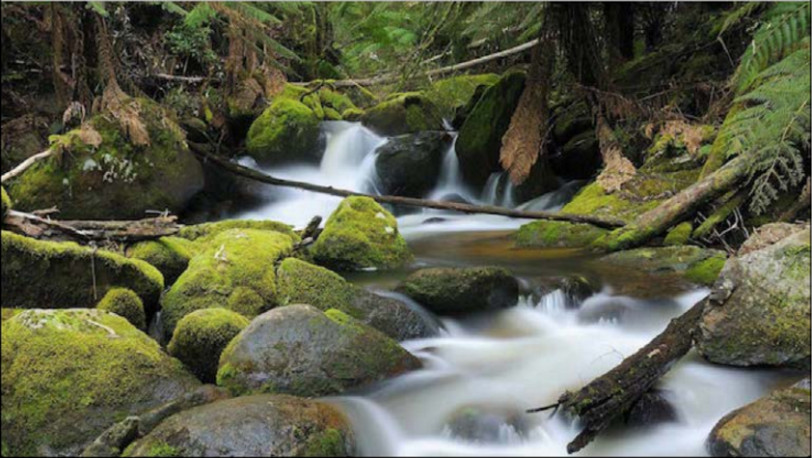
#> input picture input.jpg, 812 x 458 px
$ python -i gamma-video.py   (imports and definitions only)
#> lines starting #> are read from the running program, lines starting #| are printed output that depends on the picture; after the words box and inside, x2 and y2 are one past the last pixel; in counts of white or black regions, pixels touching at a corner belong together
#> further down, picture is the input picture: shape (458, 812, 3); mean B, G, R 72.5, 93.3, 91.1
# Import the required packages
import cv2
import argparse
import numpy as np

ap = argparse.ArgumentParser()

# We add 'video_path' argument using add_argument() including a help.
# [11 lines not run here, left out]
# [1 line that did not run here, left out]
# [1 line that did not run here, left out]

# Valores para ajustar el contraste
# [1 line that did not run here, left out]
# [1 line that did not run here, left out]

# Valores del nuevo rango de contraste
# [1 line that did not run here, left out]
# [1 line that did not run here, left out]

# Check if the video is opened successfully
# [3 lines not run here, left out]

# [21 lines left out: function hsv, not called in this run]

# Funcion para cambiar a formato hsv
def hsv_mask(frame):
    # Convertir la imagen de BGR a HSV
    image_HSV = cv2.cvtColor(frame, cv2.COLOR_BGR2HSV)
#> image_HSV: shape (458, 812, 3); mean H, S, V 46, 76.8, 96.9

    # Definir los rangos de color para el amarillo y el blanco en el espacio HSV
    # Rango para el color amarillo
    low_yellow = np.array([20, 100, 100])
    high_yellow = np.array([30, 255, 255])

    # Rango para el color blanco
    low_white = np.array([0, 0, 200])
    high_white = np.array([179, 30, 255])

    # Crear máscaras para los colores amarillo y blanco
    mask_yellow = cv2.inRange(image_HSV, low_yellow, high_yellow)
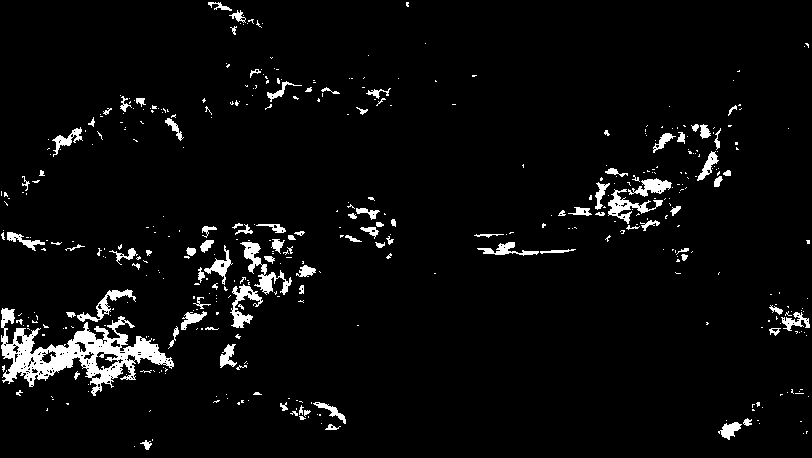
#> mask_yellow: shape (458, 812); 4.4% white; 442 white regions (344 under 20 px), largest, box (x1, y1, x2, y2) and area: (1, 308, 174, 396) 5098, (240, 242, 292, 295) 738, (608, 189, 663, 224) 569
    mask_white = cv2.inRange(image_HSV, low_white, high_white)
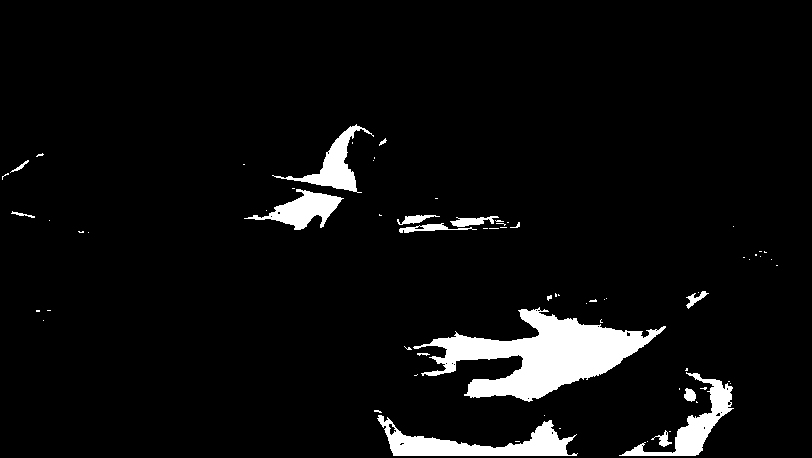
#> mask_white: shape (458, 812); 5.5% white; 70 white regions (53 under 20 px), largest, box (x1, y1, x2, y2) and area: (413, 307, 666, 402) 9881, (377, 415, 578, 456) 3264, (619, 372, 734, 456) 2233

    # Combinar las máscaras
    mask_combined = cv2.bitwise_or(mask_yellow, mask_white)
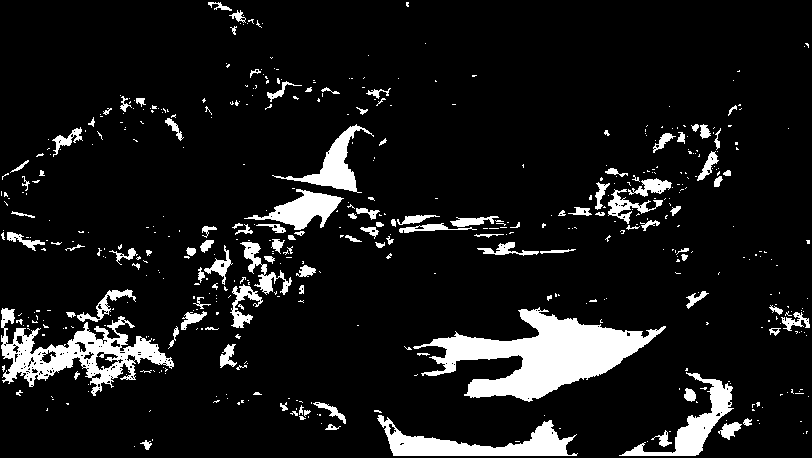
#> mask_combined: shape (458, 812); 9.8% white; 512 white regions (397 under 20 px), largest, box (x1, y1, x2, y2) and area: (413, 307, 666, 402) 9881, (1, 308, 174, 396) 5098, (377, 415, 578, 456) 3264

    # Aplicar la máscara a la imagen original
    result = cv2.bitwise_and(frame, frame, mask=mask_combined)
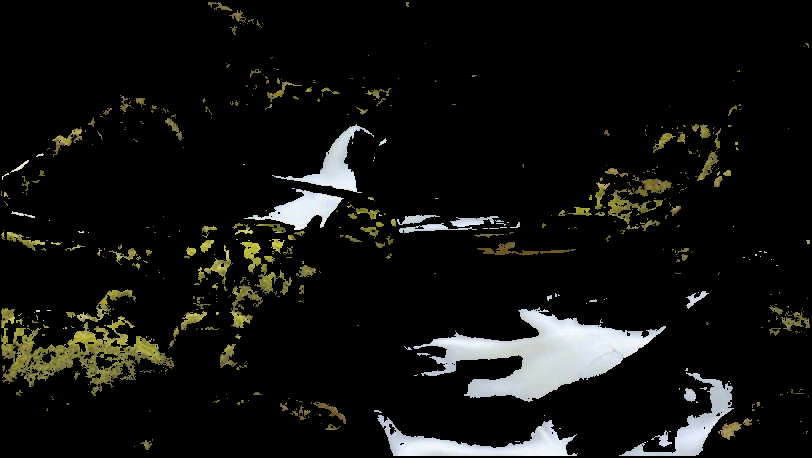
#> result: shape (458, 812, 3); mean B, G, R 15.1, 17.6, 17.4

    return result

# Función para aplicar la corrección gamma
# [72 lines left out: functions cos_correction, gamma_correction, equalize_histogram, ajustar_contraste, not called in this run]


# Read until video is completed, or 'q' is pressed
# [36 lines not run here, left out]

>>> import cv2
>>> picture = cv2.imread('input.jpg')
>>> result = hsv_mask(picture)
